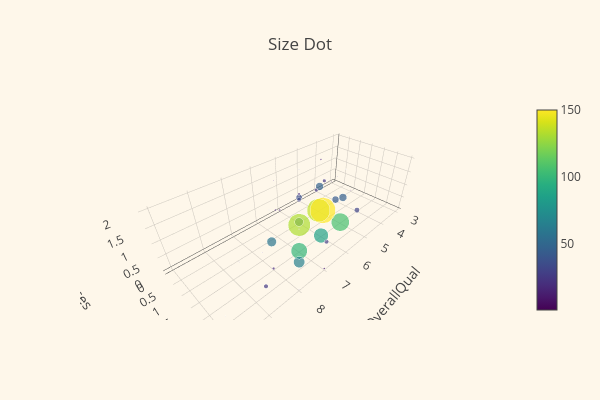

Notebook code cell kept with this figure:
### Markdown cell above
## Etc. 3D

### Code cell
test = df_train[['OverallQual', 'GarageCars', 'Fireplaces']]
by = test.groupby(['OverallQual', 'GarageCars', 'Fireplaces']).size().reset_index()
trace1 = go.Scatter3d(
    x = by['OverallQual'], y = by['GarageCars'], z = by['Fireplaces'], 
    mode = 'markers',
    marker = dict(sizemode = 'diameter', size = by[0]//5, color = by[0], colorscale = 'Viridis', showscale = True,
                 colorbar=dict( len=1, thickness=20)),
    
)

data = [trace1]
layout = go.Layout(
    width = 600, height = 400, title = 'Size Dot', hovermode = 'closest',
    paper_bgcolor='rgb(254, 247, 234)', plot_bgcolor='rgb(254, 247, 234)',
    scene = dict(xaxis=dict(title = 'OverallQual'), yaxis=dict(title='GarageCars'), zaxis=dict(title='Fireplaces')))
fig = go.Figure(data=data, layout = layout)
py.iplot(fig)

### Figure 1 — Plotly figure (JSON) as saved in the notebook; plotly's stock layout.template omitted (floating-point values rounded to 4 significant figures)
{"data": [{"marker": {"color": [6, 5, 1, 5, 1, 2, 23, 2, 1, 43, 6, 1, 31, 4, 1, 1, 28, 4, 136, 48, 10, 106, 46, 8, 4, 1, 1, 11, 1, 51, 37, 7, 86, 150, 24, 1, 2, 1, 2, 11, 7, 99, 132, 19, 10, 27, 1, 1, 1, 17, 58, 7, 7, 66, 5, 1, 6, 1, 1, 26, 7, 1, 8, 2], "colorbar": {"len": 1, "thickness": 20}, "colorscale": "Viridis", "showscale": true, "size": [1, 1, 0, 1, 0, 0, 4, 0, 0, 8, 1, 0, 6, 0, 0, 0, 5, 0, 27, 9, 2, 21, 9, 1, 0, 0, 0, 2, 0, 10, 7, 1, 17, 30, 4, 0, 0, 0, 0, 2, 1, 19, 26, 3, 2, 5, 0, 0, 0, 3, 11, 1, 1, 13, 1, 0, 1, 0, 0, 5, 1, 0, 1, 0], "sizemode": "diameter"}, "mode": "markers", "type": "scatter3d", "x": [3.0, 3.0, 3.0, 3.0, 3.0, 3.0, 4.0, 4.0, 4.0, 4.0, 4.0, 4.0, 4.0, 4.0, 4.0, 4.0, 5.0, 5.0, 5.0, 5.0, 5.0, 5.0, 5.0, 5.0, 5.0, 5.0, 5.0, 6.0, 6.0, 6.0, 6.0, 6.0, 6.0, 6.0, 6.0, 6.0, 6.0, 7.0, 7.0, 7.0, 7.0, 7.0, 7.0, 7.0, 7.0, 7.0, 7.0, 8.0, 8.0, 8.0, 8.0, 8.0, 8.0, 8.0, 8.0, 9.0, 9.0, 9.0, 9.0, 9.0, 9.0, 10.0, 10.0, 10.0], "y": [0.0, 1.0, 1.0, 2.0, 2.0, 3.0, 0.0, 0.0, 0.0, 1.0, 1.0, 1.0, 2.0, 2.0, 2.0, 3.0, 0.0, 0.0, 1.0, 1.0, 1.0, 2.0, 2.0, 2.0, 3.0, 3.0, 3.0, 0.0, 0.0, 1.0, 1.0, 1.0, 2.0, 2.0, 2.0, 3.0, 3.0, 0.0, 1.0, 1.0, 1.0, 2.0, 2.0, 2.0, 3.0, 3.0, 3.0, 0.0, 1.0, 2.0, 2.0, 2.0, 3.0, 3.0, 3.0, 2.0, 2.0, 2.0, 3.0, 3.0, 3.0, 2.0, 3.0, 3.0], "z": [0.0, 0.0, 1.0, 0.0, 1.0, 0.0, 0.0, 1.0, 2.0, 0.0, 1.0, 2.0, 0.0, 1.0, 2.0, 0.0, 0.0, 1.0, 0.0, 1.0, 2.0, 0.0, 1.0, 2.0, 0.0, 1.0, 2.0, 0.0, 1.0, 0.0, 1.0, 2.0, 0.0, 1.0, 2.0, 0.0, 1.0, 0.0, 0.0, 1.0, 2.0, 0.0, 1.0, 2.0, 0.0, 1.0, 2.0, 0.0, 1.0, 0.0, 1.0, 2.0, 0.0, 1.0, 2.0, 0.0, 1.0, 2.0, 0.0, 1.0, 2.0, 1.0, 1.0, 2.0]}], "layout": {"height": 400, "hovermode": "closest", "paper_bgcolor": "rgb(254, 247, 234)", "plot_bgcolor": "rgb(254, 247, 234)", "scene": {"xaxis": {"title": "OverallQual"}, "yaxis": {"title": "GarageCars"}, "zaxis": {"title": "Fireplaces"}}, "title": "Size Dot", "width": 600}}
